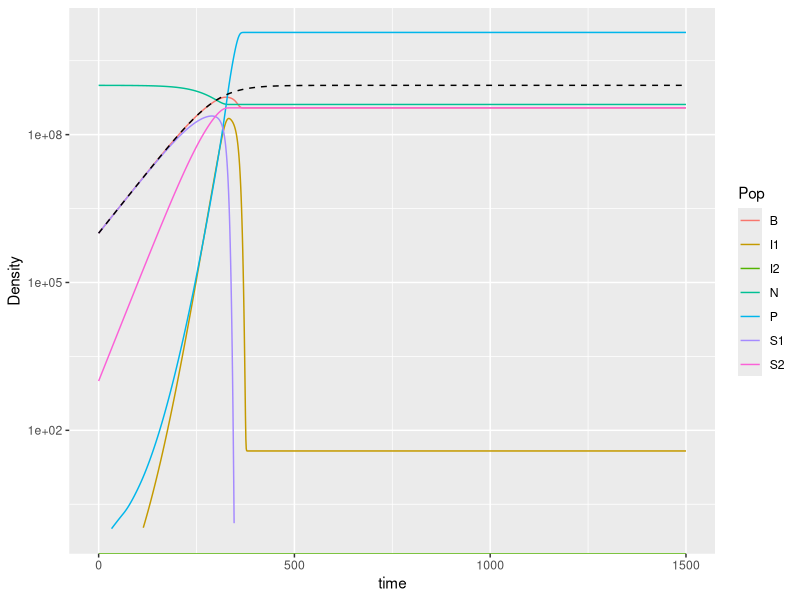

Write R code to recreate this figure.
library(deSolve)
library(ggplot2)
library(dplyr)

derivs <- function(t, y, parms) {
  #The derivs function must return the derivative of all the variables at a
  # given time, in a list

  #Set small/negative y values to 0 so they don't affect the dN's
  y[y < parms["thresh_min_dens"]] <- 0
  
  #Create output vector
  dY <- c(S1 = 0, S2 = 0, I1 = 0, I2 = 0, P = 0, N = 0)
  
  #For all equations, let
  # afrac_t = (1 - f + f*(N/k)^v_a1)^v_a2
  # afrac_tau = (1 - f + f*(N(t-tau)/k)^v_a1)^v_a2
  afrac_t <- 
    (1 - parms["f"] +
       parms["f"]*(y["N"]/parms["k"])**parms["v_a1"])**parms["v_a2"]
  if (t < parms["tau"]) {
    afrac_tau <- 0
  } else {
    afrac_tau <- 
      (1 - parms["f"] +
         parms["f"] * (lagvalue(t-parms["tau"], 6)/
                         parms["k"])**parms["v_a1"])**parms["v_a2"]
  }
  
  ##Calculate dS1 (growing subpopulation)
  #dS1/dt = u_S1*S1 - 2*u_S1*S*(k-N)/k - afrac_t * a_S1 * S1*P
  dY["S1"] <- (
    parms["u_S1"] * y["S1"] 
    - 2*parms["u_S1"] * y["S1"] * (parms["k"]-y["N"])/parms["k"] 
    - afrac_t * parms["a_S1"] * y["S1"] * y["P"])
  
  #Calculate dS2 (non-growing subpopulation)
  #dS2/dt = 2*u_S1*S1*(k-N)/k - afrac_t * a_S2 * S2*P
  dY["S2"] <- 
    (2*parms["u_S1"] * y["S1"] * (parms["k"]-y["N"])/parms["k"]
     - afrac_t * parms["a_S2"] * y["S2"] * y["P"])
    
  ##Calculate dI1
  #dI1/dt = afrac_t * a_S1 * S1*P 
  #        - afrac_tau * a_S1 * S1(t-tau) * P(t-tau) 
  if (t < parms["tau"]) {
    dY["I1"] <- afrac_t * parms["a_S1"] * y["S1"] * y["P"] 
  } else {
    dY["I1"] <- 
      (afrac_t * parms["a_S1"] * y["S1"] * y["P"] 
       - afrac_tau * parms["a_S1"] *
         lagvalue(t-parms["tau"],1) * lagvalue(t-parms["tau"],5)
      )
  }
  
  ##Calculate dI2
  #dI2/dt = afrac_t * a_S2 * S2*P
  #        - afrac_tau * a_S2 * P(t-tau) * S2(t-tau)
  if (t < parms["tau"]) {
    dY["I2"] <- afrac_t * parms["a_S2"] * y["S2"] * y["P"] 
  } else {
    dY["I2"] <- 
      (afrac_t * parms["a_S2"] * y["S2"] * y["P"] 
       - afrac_tau * parms["a_S2"] *
         lagvalue(t-parms["tau"],2) * lagvalue(t-parms["tau"],5)
      )
  }
  
  ##Calculate dP
  #dP/dt = b * afrac_tau * a_S1 * P(t-tau) * S1(t-tau) 
  #        b * afrac_tau * a_S2 * P(t-tau) * S2(t-tau)
  #        - afrac_t * a_S1 * S1*P
  #        - afrac_t * a_S2 * S2*P
  #        - z * afrac_t * a_S1 * I1 * P
  #        - z * afrac_t * a_S2 * I2 * P
  #        (factored in the code for efficiency)
  if (t < parms["tau"]) {
    dY["P"] <- 
      -afrac_t * y["P"] *
      ((parms["a_S1"] * y["S1"] + parms["a_S2"] * y["S2"])
       - parms["z"] * (parms["a_S1"] * y["I1"] + parms["a_S2"] * y["I2"]))
  } else {
    dY["P"] <- 
      (parms["b"]*afrac_tau*lagvalue(t-parms["tau"], 5)*
         (parms["a_S1"]*lagvalue(t-parms["tau"], 1) +
          parms["a_S2"]*lagvalue(t-parms["tau"], 2))
       -afrac_t * y["P"] *
         ((parms["a_S1"] * y["S1"] + parms["a_S2"] * y["S2"])
          - parms["z"] * (parms["a_S1"] * y["I1"] + parms["a_S2"] * y["I2"]))
      )
  }
  
  #Calculate dN
  #dN/dt = - u_S1*S1
  #        + d*afrac_tau * a_S1 * S1(t-tau) * P(t-tau)  
  #        + d*afrac_tau * a_S2 * S2(t-tau) * P(t-tau) 
  #        (factored in code for efficiency)
  if (t < parms["tau"]) {
    dY["N"] <- - parms["u_S1"] * y["S1"]
  } else {
    dY["N"] <- 
      (- parms["u_S1"] * y["S1"] 
       + parms["d"]*afrac_tau*lagvalue(t-parms["tau"],5)*
         (parms["a_S1"]*lagvalue(t-parms["tau"],1) +
          parms["a_S2"]*lagvalue(t-parms["tau"],2)))
  }
  
  #Issue warning about too large pop (if warnings is TRUE)
  if (parms["warnings"]==1 & any(y > 10**100)) {
    warning(paste("pop(s)",
                  paste(which(y > 10**100), collapse = ","),
                  "exceed max limit, 10^100, returning dY = 0"))
  }
  dY[y > 10**100] <- 0
  
  #From documentation: The return value of func should be a list, whose first 
  #element is a vector containing the derivatives of y with respect to time
  return(list(dY))
}


times <- seq(from = 0, to = 1500, by = 1)
yinit <- c("S1" = 10**6, "S2" = 1000, "I1" = 0, "I2" = 0, 
           "P" = 1, "N" = (10**9 - 10**6 - 1000))
params <- c(u_S1 = 0.023,
            k = 10**9,
            a_S1 = 5*10**-10,
            a_S2 = 0,
            tau = 31.6,
            b = 50,
            f = 0,
            d = 0,
            v_a1 = 0, v_a2 = 0,
            z = 0,
            warnings = 1, thresh_min_dens = 10**-100)

test <- as.data.frame(dede(y = yinit, times = times, func = derivs, 
                           parms = params, hmax = 0.1))
test$S <- test$S1 + test$S2
test$I <- test$I1 + test$I2
test$B <- test$S + test$I
test$pred <- params[["k"]]/
  (1+((params[["k"]] - yinit[["S1"]])/yinit[["S1"]])*
     exp(-params[["u_S1"]]*test$time))
test2 <- tidyr::pivot_longer(test, cols = -c(time), 
                             names_to = "Pop", values_to = "Density")
ggplot(data = filter(test2, Pop %in% c("S1", "S2", "I1", "I2", "P", "B", "N")), 
       aes(x = time, y = Density, color = Pop)) +
  geom_line() + scale_y_continuous(trans = "log10", limits = c(1, NA)) +
  geom_line(data = filter(test2, Pop == "pred"), lty = 2, color = "black")

#I've confirmed that the dynamics produced by this are basically identical
# to the original logistic growth one with no plasticity in a
